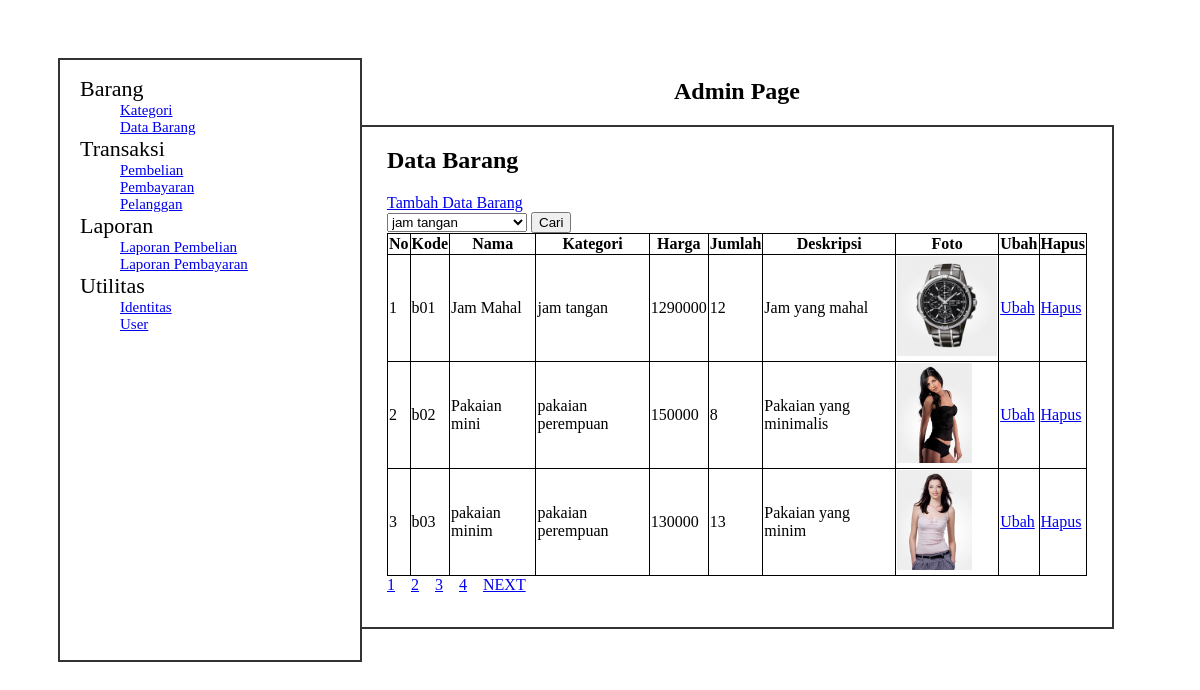
Screenshot of /admin/index.php?menu=2&mode=1&page=1&data=1 with the database file from the repository.
### tables this page shows
CREATE TABLE IF NOT EXISTS `tblbarang` (
  `idBarang` varchar(10) NOT NULL,
  `namaBarang` varchar(100) NOT NULL,
  `deskripsi` text NOT NULL,
  `kategori` varchar(100) NOT NULL,
  `jumlah` int(11) NOT NULL,
  `harga` float NOT NULL,
  `foto` varchar(100) NOT NULL,
  PRIMARY KEY (`idBarang`)
);

CREATE TABLE IF NOT EXISTS `tblkategori` (
  `kategori` varchar(100) NOT NULL,
  `keterangan` varchar(200) NOT NULL,
  PRIMARY KEY (`kategori`)
);

### admin/dataBarang/select.php (the view, shortened to what this page needs)
<?php
	$record = array();
	if($result = $connect -> query("SELECT * FROM tblkategori")) {
		if($result -> num_rows) {
			while($row = $result -> fetch_object()) {
				$record[] = $row;
			}
		}
	}
	$result = $connect -> query("SELECT * FROM tblbarang");
	$total = $result -> num_rows;
	$jumhal = ceil($total/$data);
?>
<h1>Data Barang</h1>
<a href="?menu=2&mode=2&page=1&data=1">Tambah Data Barang</a>
<?php
	$barang = array();
	$query = "SELECT * FROM tblbarang LEFT JOIN tblkategori ON
	tblbarang.kategori = tblkategori.kategori LIMIT $mulai,$data";
	if($result = $connect -> query($query)) {
		if($result -> num_rows) {
			while($row = $result -> fetch_object()) {
				$barang[] = $row;
			}
		}
	}
?>
<form action="" method="post">
	<select name="select">
		<?php
			foreach($record as $r) {
				echo "<option value='$r->kategori'>$r->kategori</option>";
			}
		?>
	</select>
	<input type="submit" value="Cari" name="submitKategori"/>
</form>
<table>
	<tr>
		<th>No</th>
		<th>Kode</th>
		<th>Nama</th>
		<th>Kategori</th>
		<th>Harga</th>
		<th>Jumlah</th>
		<th>Deskripsi</th>
		<th>Foto</th>
		<th>Ubah</th>
		<th>Hapus</th>
	</tr>
	<?php
		$n = $mulai + 1;
		foreach($barang as $r) {
	?>
	<tr>
		<td><?php echo $n++; ?></td>
		<td><?php echo $r -> idBarang; ?></td>
		<td><?php echo $r -> namaBarang; ?></td>
		<td><?php echo $r -> kategori; ?></td>
		<td><?php echo $r -> harga; ?></td>
		<td><?php echo $r -> jumlah; ?></td>
		<td><?php echo $r -> deskripsi; ?></td>
		<td><img src="<?php echo $r -> foto; ?>"/></td>
		<td><a href="?menu=2&mode=3&page=1&data=<?php echo $r -> idBarang; ?>">Ubah</a></td>
		<td><a href="?menu=2&mode=4&page=1&data=<?php echo $r -> idBarang; ?>">Hapus</a></td>
	</tr>
	<?php
		}
	?>
</table>
	<section class="page-nav">
		<?php
			for($i=1; $i<=$jumhal; $i++) {
				echo "<a href='?menu=2&mode=1&page=$i&data=1'>$i</a>&emsp;";
			}
			if($hal < $jumhal) {
				echo "<a href='?menu=2&mode=1&page=";
				echo $hal + 1;
				echo "&data=1'>NEXT</a>";
			}
		?>
	</section>

### style/style.css (style rules this page uses)
body { padding: 50px; }
a { display: block; }
table, tr, td, th { border: 1px solid black; border-collapse: collapse; }
.page-nav a { display: inline-block; }
img { max-width: 100px; max-height: 100px }

### rows the page displays
tblbarang: idBarang "b01", namaBarang "Jam Mahal", tblkategori.kategori "jam tangan", harga "1290000", jumlah "12", deskripsi "Jam yang mahal", foto (picture)
tblbarang: idBarang "b02", namaBarang "Pakaian mini", tblkategori.kategori "pakaian perempuan", harga "150000", jumlah "8", deskripsi "Pakaian yang minimalis", foto (picture)
tblbarang: idBarang "b03", namaBarang "pakaian minim", tblkategori.kategori "pakaian perempuan", harga "130000", jumlah "13", deskripsi "Pakaian yang minim", foto (picture)

### other values shown
form field select "jam tangan"
